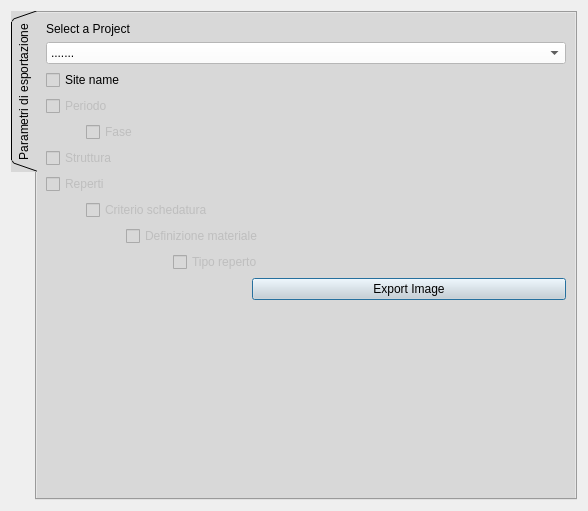
<?xml version="1.0" encoding="UTF-8"?>
<ui version="4.0">
 <class>Dialog_img_exp</class>
 <widget class="QDialog" name="Dialog_img_exp">
  <property name="windowModality">
   <enum>Qt::NonModal</enum>
  </property>
  <property name="enabled">
   <bool>true</bool>
  </property>
  <property name="geometry">
   <rect>
    <x>0</x>
    <y>0</y>
    <width>588</width>
    <height>511</height>
   </rect>
  </property>
  <property name="minimumSize">
   <size>
    <width>450</width>
    <height>279</height>
   </size>
  </property>
  <property name="maximumSize">
   <size>
    <width>1000</width>
    <height>1000</height>
   </size>
  </property>
  <property name="cursor">
   <cursorShape>PointingHandCursor</cursorShape>
  </property>
  <property name="windowTitle">
   <string>Sistema di esportazione delle immagini</string>
  </property>
  <property name="windowIcon">
   <iconset>
    <normaloff>:/icons/directoryExp.png</normaloff>:/icons/directoryExp.png</iconset>
  </property>
  <layout class="QGridLayout" name="gridLayout_2">
   <item row="0" column="0">
    <widget class="QTabWidget" name="tabWidget">
     <property name="sizePolicy">
      <sizepolicy hsizetype="Expanding" vsizetype="Expanding">
       <horstretch>200</horstretch>
       <verstretch>200</verstretch>
      </sizepolicy>
     </property>
     <property name="styleSheet">
      <string notr="true">background-color: rgb(216, 216, 216);</string>
     </property>
     <property name="tabPosition">
      <enum>QTabWidget::West</enum>
     </property>
     <property name="tabShape">
      <enum>QTabWidget::Triangular</enum>
     </property>
     <property name="currentIndex">
      <number>0</number>
     </property>
     <widget class="QWidget" name="tab">
      <attribute name="title">
       <string>Parametri di esportazione</string>
      </attribute>
      <layout class="QFormLayout" name="formLayout">
       <item row="1" column="0" colspan="2">
        <layout class="QGridLayout" name="gridLayout">
         <property name="sizeConstraint">
          <enum>QLayout::SetFixedSize</enum>
         </property>
         <item row="6" column="0" colspan="5">
          <layout class="QHBoxLayout" name="horizontalLayout_5">
           <item>
            <layout class="QHBoxLayout" name="horizontalLayout_3">
             <item>
              <spacer name="horizontalSpacer_2">
               <property name="orientation">
                <enum>Qt::Horizontal</enum>
               </property>
               <property name="sizeHint" stdset="0">
                <size>
                 <width>40</width>
                 <height>20</height>
                </size>
               </property>
              </spacer>
             </item>
             <item>
              <widget class="QCheckBox" name="checkBox_criterio_schedatura">
               <property name="enabled">
                <bool>false</bool>
               </property>
               <property name="text">
                <string>Criterio schedatura</string>
               </property>
              </widget>
             </item>
            </layout>
           </item>
           <item>
            <spacer name="horizontalSpacer_5">
             <property name="orientation">
              <enum>Qt::Horizontal</enum>
             </property>
             <property name="sizeHint" stdset="0">
              <size>
               <width>40</width>
               <height>20</height>
              </size>
             </property>
            </spacer>
           </item>
          </layout>
         </item>
         <item row="5" column="2" colspan="4">
          <spacer name="horizontalSpacer_10">
           <property name="orientation">
            <enum>Qt::Horizontal</enum>
           </property>
           <property name="sizeHint" stdset="0">
            <size>
             <width>438</width>
             <height>20</height>
            </size>
           </property>
          </spacer>
         </item>
         <item row="2" column="3" colspan="3">
          <spacer name="horizontalSpacer_8">
           <property name="orientation">
            <enum>Qt::Horizontal</enum>
           </property>
           <property name="sizeHint" stdset="0">
            <size>
             <width>408</width>
             <height>20</height>
            </size>
           </property>
          </spacer>
         </item>
         <item row="4" column="2" colspan="4">
          <spacer name="horizontalSpacer_9">
           <property name="orientation">
            <enum>Qt::Horizontal</enum>
           </property>
           <property name="sizeHint" stdset="0">
            <size>
             <width>438</width>
             <height>20</height>
            </size>
           </property>
          </spacer>
         </item>
         <item row="7" column="0" colspan="5">
          <layout class="QHBoxLayout" name="horizontalLayout_2">
           <item>
            <spacer name="horizontalSpacer_3">
             <property name="orientation">
              <enum>Qt::Horizontal</enum>
             </property>
             <property name="sizeType">
              <enum>QSizePolicy::Minimum</enum>
             </property>
             <property name="sizeHint" stdset="0">
              <size>
               <width>80</width>
               <height>20</height>
              </size>
             </property>
            </spacer>
           </item>
           <item>
            <widget class="QCheckBox" name="checkBox_definizione_materiale">
             <property name="enabled">
              <bool>false</bool>
             </property>
             <property name="text">
              <string>Definizione materiale</string>
             </property>
            </widget>
           </item>
          </layout>
         </item>
         <item row="7" column="5">
          <spacer name="horizontalSpacer_12">
           <property name="orientation">
            <enum>Qt::Horizontal</enum>
           </property>
           <property name="sizeHint" stdset="0">
            <size>
             <width>170</width>
             <height>20</height>
            </size>
           </property>
          </spacer>
         </item>
         <item row="6" column="5">
          <spacer name="horizontalSpacer_11">
           <property name="orientation">
            <enum>Qt::Horizontal</enum>
           </property>
           <property name="sizeHint" stdset="0">
            <size>
             <width>288</width>
             <height>20</height>
            </size>
           </property>
          </spacer>
         </item>
         <item row="8" column="0" colspan="5">
          <layout class="QHBoxLayout" name="horizontalLayout">
           <item>
            <spacer name="horizontalSpacer_4">
             <property name="orientation">
              <enum>Qt::Horizontal</enum>
             </property>
             <property name="sizeType">
              <enum>QSizePolicy::Expanding</enum>
             </property>
             <property name="sizeHint" stdset="0">
              <size>
               <width>120</width>
               <height>20</height>
              </size>
             </property>
            </spacer>
           </item>
           <item>
            <widget class="QCheckBox" name="checkBox_tipo_reperto">
             <property name="enabled">
              <bool>false</bool>
             </property>
             <property name="text">
              <string>Tipo reperto</string>
             </property>
            </widget>
           </item>
          </layout>
         </item>
         <item row="1" column="0">
          <widget class="QCheckBox" name="checkBox_periodo">
           <property name="enabled">
            <bool>false</bool>
           </property>
           <property name="text">
            <string>Periodo</string>
           </property>
          </widget>
         </item>
         <item row="2" column="0" colspan="3">
          <layout class="QHBoxLayout" name="horizontalLayout_4">
           <item>
            <spacer name="horizontalSpacer">
             <property name="orientation">
              <enum>Qt::Horizontal</enum>
             </property>
             <property name="sizeType">
              <enum>QSizePolicy::Preferred</enum>
             </property>
             <property name="sizeHint" stdset="0">
              <size>
               <width>40</width>
               <height>20</height>
              </size>
             </property>
            </spacer>
           </item>
           <item>
            <widget class="QCheckBox" name="checkBox_fase">
             <property name="enabled">
              <bool>false</bool>
             </property>
             <property name="text">
              <string>Fase</string>
             </property>
            </widget>
           </item>
          </layout>
         </item>
         <item row="4" column="0" colspan="2">
          <widget class="QCheckBox" name="checkBox_struttura">
           <property name="enabled">
            <bool>false</bool>
           </property>
           <property name="text">
            <string>Struttura</string>
           </property>
          </widget>
         </item>
         <item row="0" column="4" colspan="2">
          <spacer name="horizontalSpacer_6">
           <property name="orientation">
            <enum>Qt::Horizontal</enum>
           </property>
           <property name="sizeHint" stdset="0">
            <size>
             <width>388</width>
             <height>20</height>
            </size>
           </property>
          </spacer>
         </item>
         <item row="0" column="0" colspan="4">
          <widget class="QCheckBox" name="checkBox_SITE">
           <property name="styleSheet">
            <string notr="true">selection-background-color: rgb(255, 255, 255);</string>
           </property>
           <property name="text">
            <string>Site name</string>
           </property>
           <property name="tristate">
            <bool>false</bool>
           </property>
          </widget>
         </item>
         <item row="1" column="1" colspan="5">
          <spacer name="horizontalSpacer_7">
           <property name="orientation">
            <enum>Qt::Horizontal</enum>
           </property>
           <property name="sizeHint" stdset="0">
            <size>
             <width>448</width>
             <height>20</height>
            </size>
           </property>
          </spacer>
         </item>
         <item row="8" column="5">
          <spacer name="horizontalSpacer_13">
           <property name="orientation">
            <enum>Qt::Horizontal</enum>
           </property>
           <property name="sizeHint" stdset="0">
            <size>
             <width>288</width>
             <height>20</height>
            </size>
           </property>
          </spacer>
         </item>
         <item row="5" column="0">
          <widget class="QCheckBox" name="checkBox_reperti">
           <property name="enabled">
            <bool>false</bool>
           </property>
           <property name="text">
            <string>Reperti</string>
           </property>
          </widget>
         </item>
        </layout>
       </item>
       <item row="0" column="0" colspan="2">
        <layout class="QVBoxLayout" name="verticalLayout">
         <item>
          <widget class="QLabel" name="label">
           <property name="text">
            <string>Select a Project</string>
           </property>
          </widget>
         </item>
         <item>
          <widget class="QComboBox" name="comboBox_p_name">
           <property name="enabled">
            <bool>true</bool>
           </property>
           <property name="mouseTracking">
            <bool>false</bool>
           </property>
           <property name="contextMenuPolicy">
            <enum>Qt::DefaultContextMenu</enum>
           </property>
           <property name="acceptDrops">
            <bool>false</bool>
           </property>
           <property name="styleSheet">
            <string notr="true">background-color: rgb(255, 255, 255);</string>
           </property>
           <property name="editable">
            <bool>false</bool>
           </property>
           <property name="currentText">
            <string>.......</string>
           </property>
           <property name="duplicatesEnabled">
            <bool>false</bool>
           </property>
           <property name="frame">
            <bool>true</bool>
           </property>
           <item>
            <property name="text">
             <string>.......</string>
            </property>
           </item>
          </widget>
         </item>
        </layout>
       </item>
       <item row="2" column="1">
        <widget class="QPushButton" name="pushButton_exp_icons">
         <property name="text">
          <string>Export Image</string>
         </property>
        </widget>
       </item>
       <item row="2" column="0">
        <spacer name="horizontalSpacer_14">
         <property name="orientation">
          <enum>Qt::Horizontal</enum>
         </property>
         <property name="sizeHint" stdset="0">
          <size>
           <width>200</width>
           <height>20</height>
          </size>
         </property>
        </spacer>
       </item>
      </layout>
     </widget>
    </widget>
   </item>
  </layout>
 </widget>
 <resources>
  <include location="resources.qrc"/>
 </resources>
 <connections/>
</ui>
